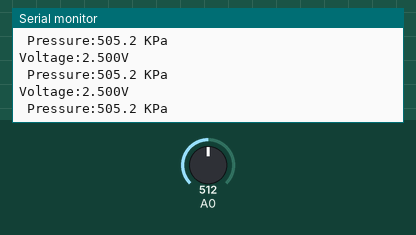
Recording of a sketch running on a simulated Arduino Uno, built with avr-gcc and run on an emulated ATmega328P. On the bench: the last lines printed to the serial monitor. The inputs (shaded band) are chosen by the test bench; at power-on: A0 = 512.

Above: at 1.3 s.
1.4 s: A0 set to 716
At 1.83 s:
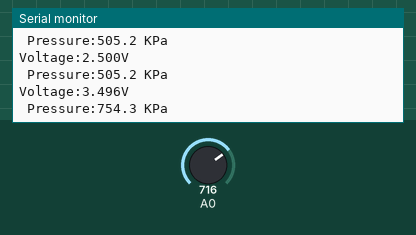
2.9 s: A0 set to 900
At 3.33 s:
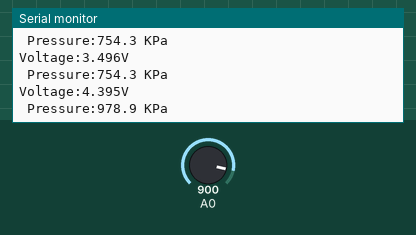
Timing chart, 0 to 5.9 s (numbered marks = the images above; inputs shaded):
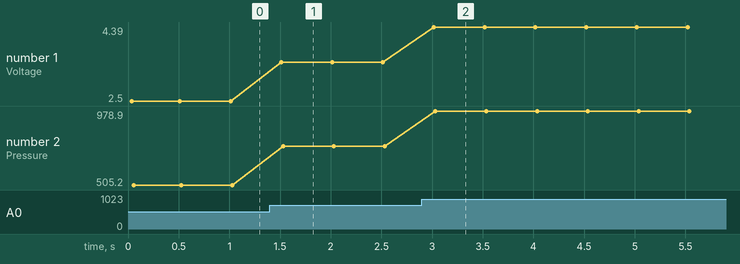

Measured:
- after the input at 1.4 s, the serial monitor: prints a new line after 0.11 s (image 1)
- after the input at 2.9 s, the serial monitor: prints a new line after 0.12 s (image 2)
- plotted number 1: 2.5 → 3.5 after the input at 1.4 s, 3.5 → 4.39 after the input at 2.9 s
- plotted number 2: 505.2 → 754.3 after the input at 1.4 s, 754.3 → 978.9 after the input at 2.9 s

The sketch:

DF_robot_pressure_sensor.ino
```cpp
const float  OffSet = 0.479 ;
float V, P;
void setup()
{
  Serial.begin(9600);        // open serial port, set the baud rate to 9600 bps
  Serial.println("/** Water pressure sensor demo **/");
}
void loop()
{
  pressure_sensor();
}
void pressure_sensor()
{
  //Connect sensor to Analog 0
  V = analogRead(0) * 5.00 / 1024;     //Sensor output voltage
  P = (V - OffSet) * 250;             //Calculate water pressure

  Serial.print("Voltage:");
  Serial.print(V, 3);
  Serial.println("V");

  Serial.print(" Pressure:");
  Serial.print(P, 1);
  Serial.println(" KPa");
  Serial.println();

  delay(500);
}
```
